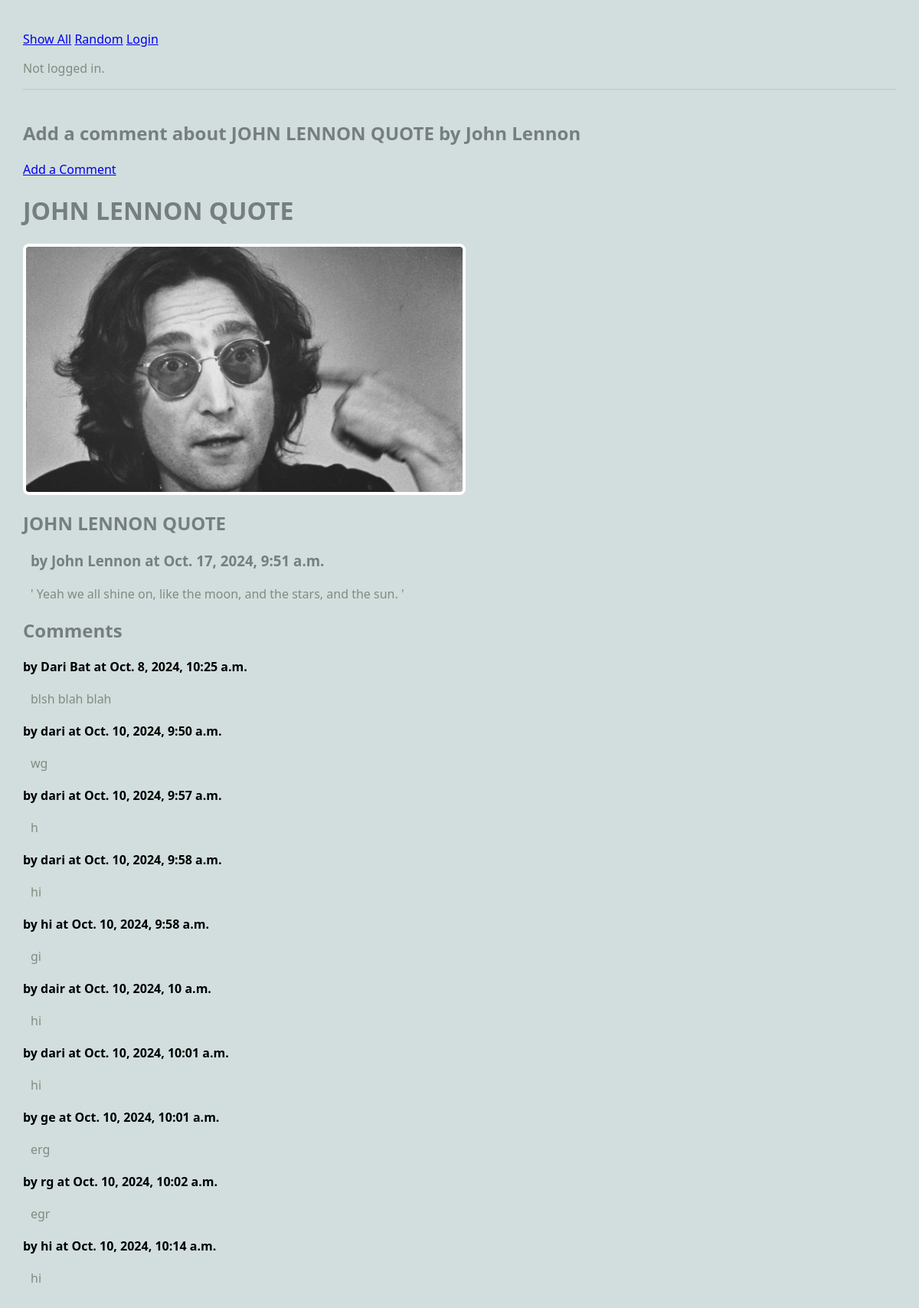
/blog/article/1, run on the app's committed database.
### blog/models.py (models this page shows, shortened)
class Article(models.Model):
    user = models.ForeignKey(User, on_delete=models.CASCADE)
    title = models.TextField(blank=False)
    author = models.TextField(blank=False)
    text = models.TextField(blank=False)
    published = models.DateTimeField(auto_now=True)
    image_file = models.ImageField(blank=True)
    def __str__(self):
        return f"{self.title} by {self.author}"
    def get_comments(self):
        comments = Comment.objects.filter(article=self)
        return comments

class Comment(models.Model):
    article = models.ForeignKey("Article", on_delete=models.CASCADE)
    author = models.TextField(blank=False)
    text = models.TextField(blank=False)
    published = models.DateTimeField(auto_now=True)
    def __str__(self):
        return f'{self.text}'

### blog/views.py (the view)
# urls.py: path(r'article/<int:pk>', views.ArticleView.as_view(), name="article"),
class ArticleView(DetailView):
    model = Article
    template_name = 'blog/article.html' ## reusing same template!!
    context_object_name = 'article' # note the singular naming

### blog/templates/blog/article.html
{% extends 'blog/base.html' %}
{% block content %}
<h2>Add a comment about {{article}}</h2>
<a href="{% url 'create_comment' article.pk %}">Add a Comment</a>
<h1>{{article.title}}</h1>
<main class="article">
    <article>
        <img src="{{article.image_file.url}}" alt="{{article.image_file.url}}">
        <div>
            <h2>{{article.title}}</h2>
            <h3>by {{article.author}} at {{article.published}}</h3>
            <p>
                {{article.text}}
            </p>
        </div>
    </article>
    <div>
        <h2>Comments</h2>
        {% if article.get_comments %}
            {% for c in article.get_comments %}
            <article>
                <div>
                <strong>by {{c.author}} at {{c.published}}</strong>
                <p>
                {{c.text}}
                </div>
            </article>
            {% endfor %}
        {% else %}
            <div>
                <h2>No comments.</h2>
            </div>
        {% endif %}
    </div>
</main>
{% endblock %}

### blog/templates/blog/base.html (style rules this page uses)
body { margin: 30px; background: #d1dedd; font-family:'Segoe UI', Tahoma, Geneva, Verdana, sans-serif; }
h1, h2, h3 { color: #767f7e; }
p { color: #828b82; }
article img, article.featured img { width: 50%; border: 4px solid #fff; border-radius: 8px; }
article p, article h3 { margin: 20px 10px; }

### data on the page
Article: title+author "JOHN LENNON QUOTE by John Lennon", title "JOHN LENNON QUOTE", image_file (picture), author "John Lennon", published "Oct. 17, 2024, 9:51 a.m.", text "' Yeah we all shine on, like the moon, and the stars, and the sun. '"
Comment: author "Dari Bat", published "Oct. 8, 2024, 10:25 a.m.", text "blsh blah blah"
Comment: author "dari", published "Oct. 10, 2024, 9:50 a.m.", text "wg"
Comment: author "dari", published "Oct. 10, 2024, 9:57 a.m.", text "h"
Comment: author "dari", published "Oct. 10, 2024, 9:58 a.m.", text "hi"
Comment: author "hi", published "Oct. 10, 2024, 9:58 a.m.", text "gi"
Comment: author "dair", published "Oct. 10, 2024, 10 a.m.", text "hi"
Comment: author "dari", published "Oct. 10, 2024, 10:01 a.m.", text "hi"
Comment: author "ge", published "Oct. 10, 2024, 10:01 a.m.", text "erg"
Comment: author "rg", published "Oct. 10, 2024, 10:02 a.m.", text "egr"
Comment: author "hi", published "Oct. 10, 2024, 10:14 a.m.", text "hi"
